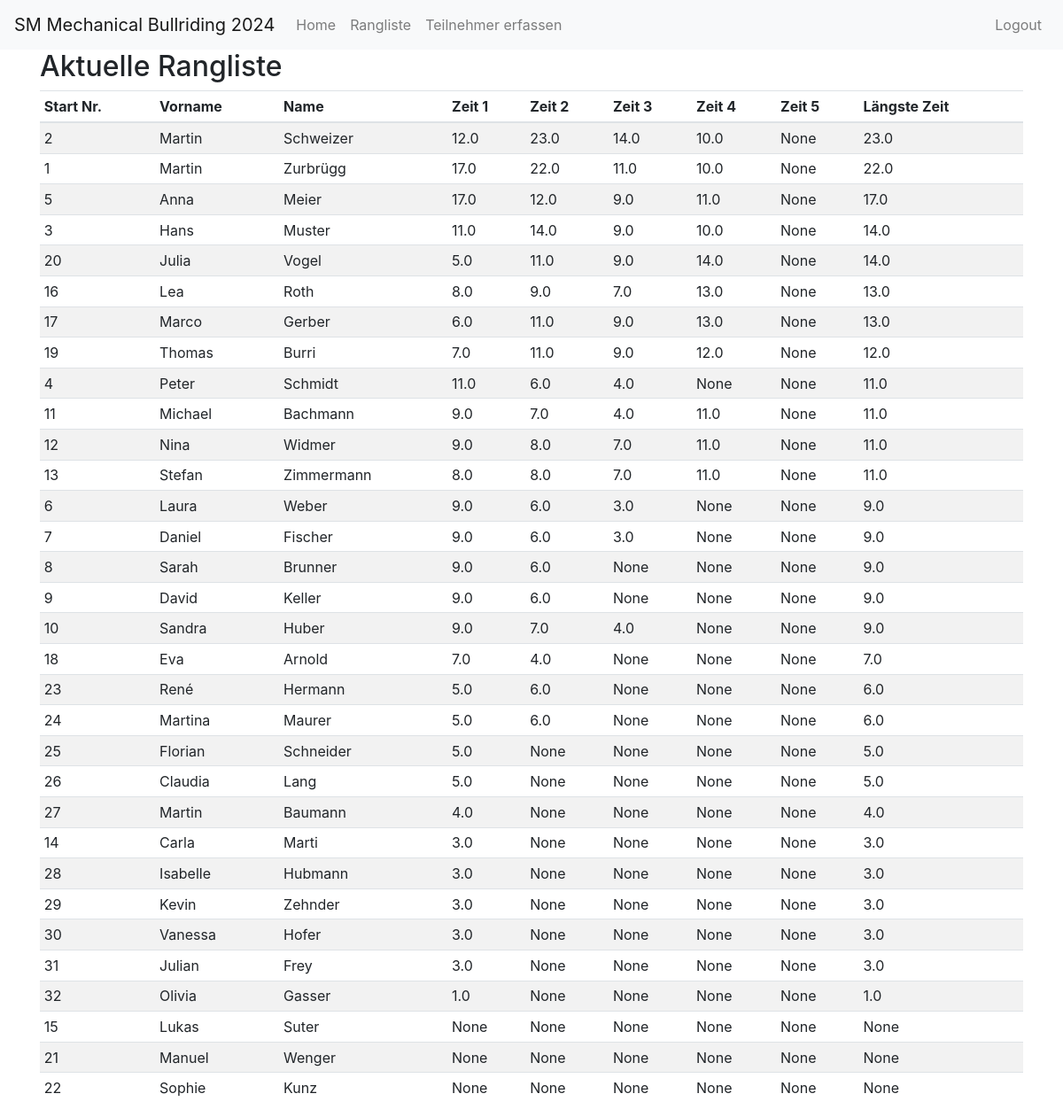
The page /ranking (signed in) on the database as committed earlier.
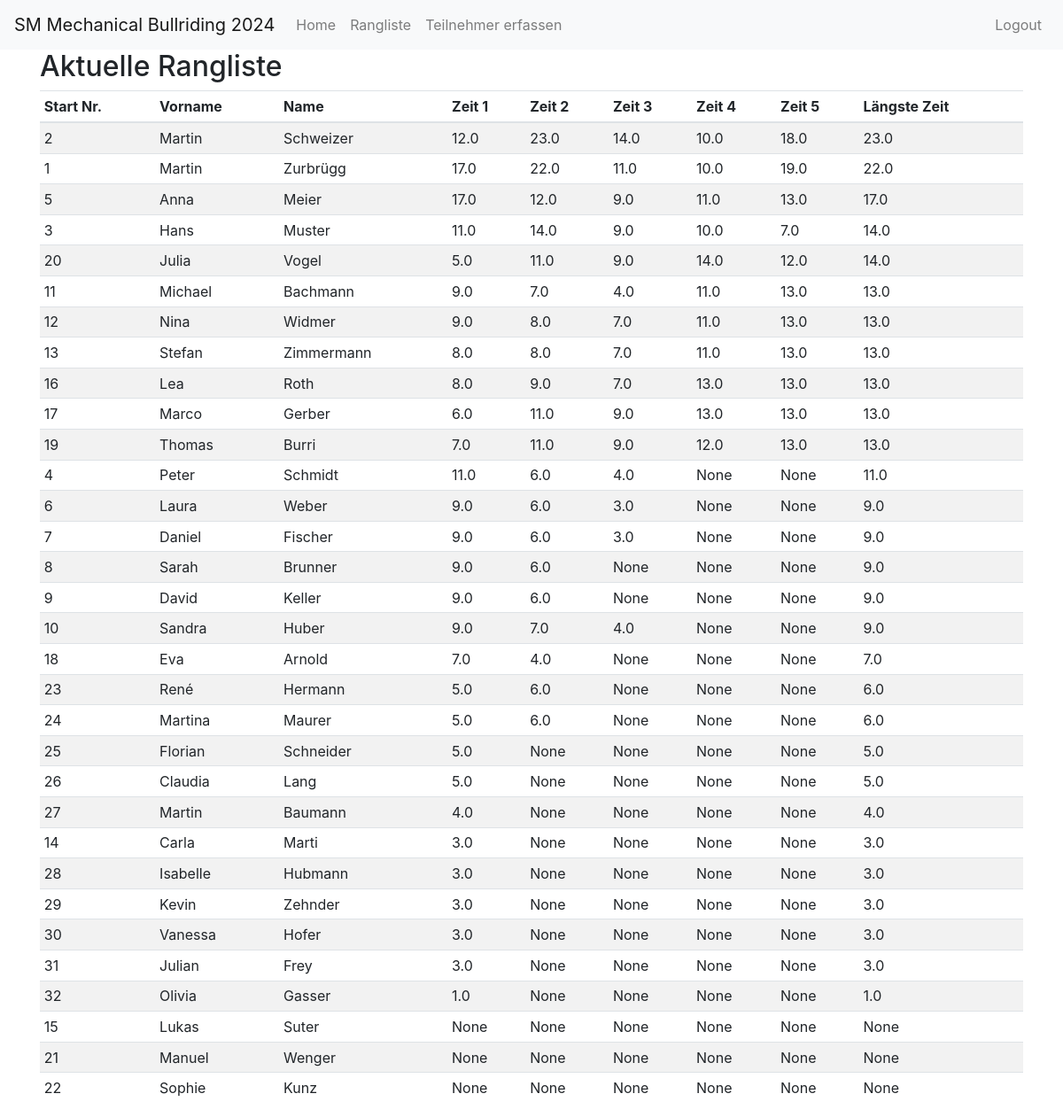
The same page on the database as committed later.
### app/models.py (models this page shows)
class Participant(db.Model):
    id = db.Column(db.Integer, primary_key=True)
    active = db.Column(db.Boolean, default=False)
    start_nr = db.Column(db.Integer, nullable=True, unique=True)
    first_name = db.Column(db.String(64), nullable=False)
    last_name = db.Column(db.String(64), nullable=False)
    address = db.Column(db.String(128), nullable=False)
    postal_code = db.Column(db.String(10), nullable=False)
    city = db.Column(db.String(64), nullable=False)
    email = db.Column(db.String(120), nullable=True)
    phone = db.Column(db.String(20), nullable=True)
    time1 = db.Column(db.Float, nullable=True)
    time2 = db.Column(db.Float, nullable=True)
    time3 = db.Column(db.Float, nullable=True)
    time4 = db.Column(db.Float, nullable=True)
    time5 = db.Column(db.Float, nullable=True)
    time6 = db.Column(db.Float, nullable=True)
    round1_passed = db.Column(db.Boolean, default=False)
    round2_passed = db.Column(db.Boolean, default=False)
    round3_passed = db.Column(db.Boolean, default=False)
    round4_passed = db.Column(db.Boolean, default=False)
    round5_passed = db.Column(db.Boolean, default=False)
    @property
    def longest_time(self):
        times = [t for t in [self.time1, self.time2, self.time3, self.time4, self.time5] if t is not None]
        return max(times) if times else None

### app/routes.py (the view)
@bp.route('/ranking')
@login_required
def ranking():
    participants = Participant.query.all() if current_user.is_authenticated else []
    rankings = sorted(participants, key=lambda p: p.longest_time if p.longest_time is not None else 0, reverse=True)
    return render_template('ranking.html', title='Rangliste', rankings=rankings)

### app/models.py (called while the page is built)
@login.user_loader
def load_user(id):
    return User.query.get(int(id))

### app/templates/ranking.html
{% extends "base.html" %}
{% block content %}
  {% if current_user.is_authenticated %}
    <h2>Aktuelle Rangliste</h2>
    <table class="table table-striped table-sm">
      <thead>
        <tr>
          <th>Start Nr.</th>
          <th>Vorname</th>
          <th>Name</th>
          <th>Zeit 1</th>
          <th>Zeit 2</th>
          <th>Zeit 3</th>
          <th>Zeit 4</th>
          <th>Zeit 5</th>
          <th>Längste Zeit</th>
        </tr>
      </thead>
      <tbody>
        {% for ranking in rankings %}
          <tr>
            <td>{{ ranking.start_nr }}</td>
            <td>{{ ranking.first_name }}</td>
            <td>{{ ranking.last_name }}</td>
            <td>{{ ranking.time1 }}</td>
            <td>{{ ranking.time2 }}</td>
            <td>{{ ranking.time3 }}</td>
            <td>{{ ranking.time4 }}</td>
            <td>{{ ranking.time5 }}</td>
            <td>{{ ranking.longest_time }}</td>
          </tr>
        {% endfor %}
      </tbody>
    </table>
  {% else %}
    <p>Please Login!</p>
  {% endif %}
{% endblock %}

### app/templates/base.html (shortened to what this page needs)
<!doctype html>
<html lang="en">
  <head>
    <link href="https://stackpath.bootstrapcdn.com/bootstrap/4.5.2/css/bootstrap.min.css" rel="stylesheet">
    <link href="https://cdnjs.cloudflare.com/ajax/libs/font-awesome/5.15.1/css/all.min.css" rel="stylesheet">
  </head>
  <body>
    <nav class="navbar navbar-expand-md navbar-light bg-light">
      <a class="navbar-brand" href="{{ url_for('main.index') }}">SM Mechanical Bullriding 2024</a>
      <div class="collapse navbar-collapse" id="navbarCollapse">
        <ul class="navbar-nav mr-auto">
          <li class="nav-item">
            <a class="nav-link" href="{{ url_for('main.index') }}">Home</a>
          </li>
          <li class="nav-item">
            <a class="nav-link" href="{{ url_for('main.ranking') }}">Rangliste</a>
          </li>
          {% if current_user.is_authenticated %}
            <li class="nav-item">
              <a class="nav-link" href="{{ url_for('main.participant') }}">Teilnehmer erfassen</a>
            </li>
          {% endif %}
        </ul>
        <ul class="navbar-nav ml-auto">
          {% if current_user.is_authenticated %}
            <li class="nav-item">
              <a class="nav-link" href="{{ url_for('main.logout') }}">Logout</a>
            </li>
          {% else %}
            <li class="nav-item">
              <a class="nav-link" href="{{ url_for('main.login') }}">Login</a>
            </li>
          {% endif %}
        </ul>
      </div>
    </nav>
    <div class="container">
      {% block content %}{% endblock %}
    </div>
  </body>
</html>

Rows that differ between the two databases and show on the page:
changed Participant "Schweizer": time5 "None" → "18.0"
changed Participant "Zurbrügg": time5 "None" → "19.0"
changed Participant "Anna": time5 "None" → "13.0"
changed Participant "Hans": time5 "None" → "7.0"
changed Participant "Julia": time5 "None" → "12.0"
changed Participant "Michael": time5 "None" → "13.0"; longest_time "11.0" → "13.0"; moves up the list
changed Participant "Nina": time5 "None" → "13.0"; longest_time "11.0" → "13.0"; moves up the list
changed Participant "Stefan": time5 "None" → "13.0"; longest_time "11.0" → "13.0"; moves up the list
changed Participant "Lea": time5 "None" → "13.0"
changed Participant "Marco": time5 "None" → "13.0"
changed Participant "Thomas": time5 "None" → "13.0"; longest_time "12.0" → "13.0"
